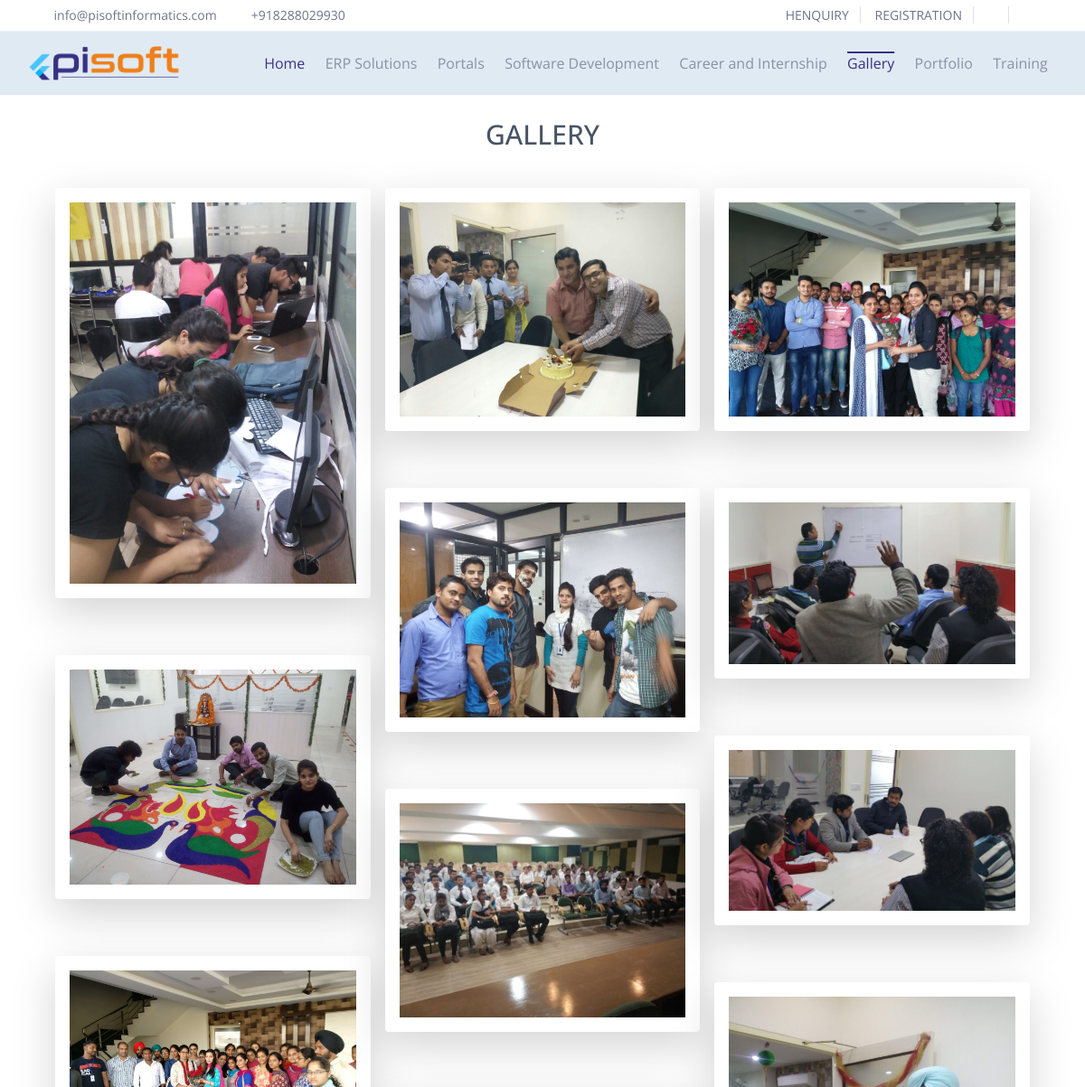
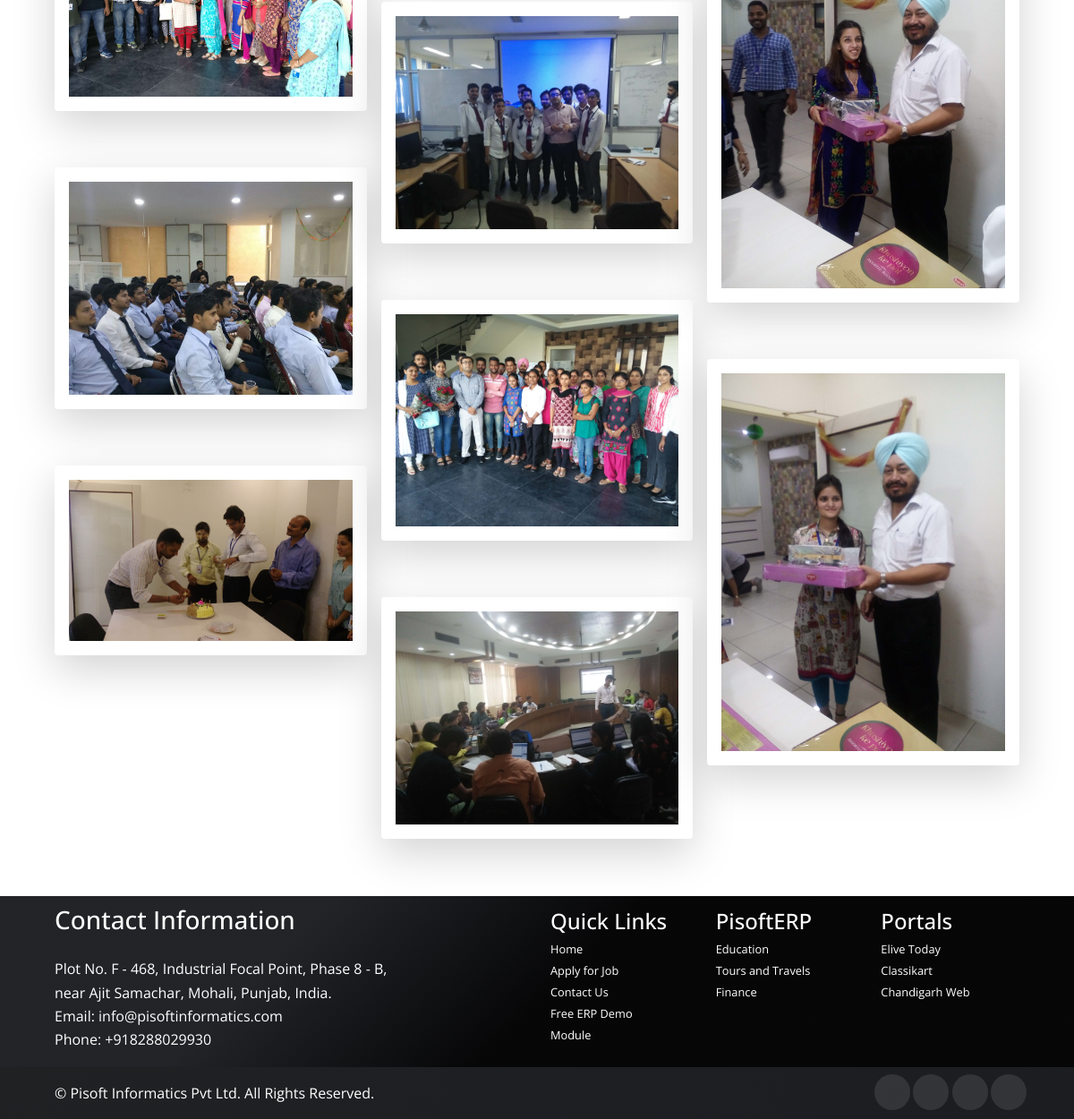
The page /gallery on the database its author committed (2 pictures, top to bottom).
### WebsiteProfileInfo/models.py (models this page shows, shortened)
class WebsiteProfileData(models.Model):
    phone = models.CharField( max_length=13, help_text = "Enter Phone Number with Country Code.")
    email = models.CharField( max_length=150, help_text = "Email of the Company")
    company_address = models.CharField( max_length=150, help_text = "Enter Address that you want to show in footer. ")
    class Meta:
       verbose_name_plural = 'Website Profle Info'

class SocialProfileLink(models.Model):
    youtube_link = models.CharField(max_length=150, blank = True,  default="https://www.pisoftinformatics.com", help_text = "Enter Youtube link that starts with https. ex: https://www.youtube.com/xyz ")
    linkedin_link = models.CharField(max_length=150, blank = True,default="https://www.pisoftinformatics.com" , help_text = "Enter Linkedin link that starts with https. ex: https://www.linkedin.com/xyz ")
    twitter_link = models.CharField(max_length=150, blank = True, default="https://www.pisoftinformatics.com" , help_text = "Enter Twitter link that starts with https. ex: https://www.twitter.com/xyz ")
    facebook_link = models.CharField(max_length=150, blank = True,default="https://www.pisoftinformatics.com" , help_text = "Enter Facebook link that starts with https. ex: https://www.facebook.com/xyz ")
    class Meta:
       verbose_name_plural = 'Social Media Profile Links'

### bossapp/models.py (models this page shows)
class Gallery(models.Model):
    title = models.CharField(max_length=100)
    image = models.ImageField(upload_to='images/')
    class Meta:
        verbose_name = 'Gallery Image'

### bossapp/views.py (the view)
# urls.py: path('gallery', views.gallery, name='gallery'), # Gallery Page
def gallery(request):
    images = Gallery.objects.all()
    return render(request,'gallery.html', {'images':images})

### WebsiteProfileInfo/context_processor.py (called while the page is built)
def footer_data(request):
    try:
        company_info = WebsiteProfileData.objects.first()  # Fetch the company information from your database
        company_social_profile = SocialProfileLink.objects.first()  # Fetch the company information from your database
    except WebsiteProfileData.DoesNotExist and SocialProfileLink.DoesNotExist:
        company_info,company_social_profile = None, None
    return {
        'company_info': company_info,
        'company_social_profile'  : company_social_profile
    }

### templates/gallery.html (shortened to what this page needs)
{% extends "base.html" %}
{% block content %}
<div class="container ">
  <h1 class='text-center  m-auto py-4 title-custom'>GALLERY  </h1>
  <div class="image-gallery m-3 d-block">
      {% for image in images %}
      <div class="image-item ">
          <img class="image shadow-lg p-3 mb-5 bg-white rounded" src="{{ image.image.url }}" alt="{{ image.title }}">
      </div>
      {% endfor %}
  </div>
</div>
{% endblock content %}

### templates/base.html (shortened to what this page needs)
{% load static %}
<!DOCTYPE html>
<html lang="en">
<head>
    <link rel="stylesheet" href="{% static 'css/bootstrap.css' %}">
    <link rel="stylesheet" href="{% static 'css/maicons.css' %}">
    <link rel="stylesheet" href="{% static 'vendor/animate/animate.css' %}">
    <link rel="stylesheet" href="{% static 'vendor/owl-carousel/css/owl.carousel.css' %}">
    <link rel="stylesheet" href="{% static 'vendor/fancybox/css/jquery.fancybox.css' %}">
    <link rel="stylesheet" href="{% static 'css/theme.css' %}">
    <link rel="stylesheet" href="{% static 'css/my_custom.css' %}">
    <link rel="stylesheet" href="{% static 'css/font-awesome.css' %}">
    <link rel="stylesheet" href="{% static 'css/font-awesome.min.css' %}">
    <link rel="stylesheet" href="{% static 'css/font-mfizz.css' %}">
    <link rel="stylesheet" href="{% static 'css/tabs.css' %}">
    <link rel="stylesheet" href="https://cdnjs.cloudflare.com/ajax/libs/font-awesome/6.5.1/css/all.min.css"
 />
</head>
<body>
    <header>
        <div class="top-bar">
            <div class="container">
                <div class="row align-items-center">
                    <div class="col-md-8 top-bar-menu">
                        <div class="d-inline-block top-bar-items">
                            <span class="mai-mail fg-primary"></span> <a href="mailto:{{company_info.email}}">{{company_info.email}}</a>
                        </div>
                        <div class="d-inline-block top-bar-items">
                            <span class="mai-call fg-primary"></span> <a href="tel:{{company_info.phone}}"> {{company_info.phone}}</a>
                        </div>
                    </div>
                    <div class="col-md-4 text-right d-none d-md-block">
                        <div class="social-mini-button">
                            <a href="{% url "henquiry" %}">HENQUIRY</a>
                            <a href="{% url "registration" %}"></span>REGISTRATION</a>
                            <a href="{{company_social_profile.youtube_link}}"><span class="mai-logo-youtube"></span></a>
                            <a href="{{company_social_profile.linkedin_link}}"><span class="mai-logo-linkedin"></span></a>
                        </div>
                    </div>
                </div>
            </div>
        </div>
        <nav class="navbar navbar-expand-lg bg-custom-lb navbar-light py-0 px-3">
            <div class="container p-0">
                <a class="navbar-brand p-0" href="/">
                    <img src="/static/img/logo.png" class="img-fluid"  alt="" style="height: 60px; width: 170px ;">
                </a>
                <div class="navbar-collapse collapse" id="navbarContent">
                    <ul class="navbar-nav ml-auto pt-3 pt-lg-0">
                        <li class="nav-item active">
                            <a href="/" class="nav-link">Home</a>
                        </li>
                        <li class="nav-item dropdown">
                            <a class="nav-link" href="#" id="navbarDropdown1" role="button" data-toggle="dropdown" aria-haspopup="true"
                                aria-expanded="false">
                                ERP Solutions
                            </a>
                        </li>
                        <li class="nav-item dropdown">
                            <a class="nav-link" href="#" id="navbarDropdown2" role="button" data-toggle="dropdown" aria-haspopup="true"
                                aria-expanded="false">
                                Portals
                            </a>
                        </li>
                        <li class="nav-item dropdown">
                            <a class="nav-link" href="#" id="navbarDropdown3" role="button" data-toggle="dropdown" aria-haspopup="true"
                                aria-expanded="false">
                                Software Development
                            </a>
                        </li>
                        <li class="nav-item dropdown">
                            <a class="nav-link" href="#" id="navbarDropdown5" role="button" data-toggle="dropdown" aria-haspopup="true"
                                aria-expanded="false">
                                Career and Internship
                            </a>
                        </li>
                        <li class="nav-item">
                            <a href="{% url "bossapp:gallery" %}" class="nav-link">Gallery</a>
                        </li>
                        <li class="nav-item">
                            <a href="{% url "bossapp:portfolio" %}" class="nav-link">Portfolio</a>
                        </li>
                        <li class="nav-item ">
                            <a href="https://training.pisoftinformatics.com/" class="nav-link ">Training</a>
                        </li>
                    </ul>
                </div>
            </div>
        </nav>
    </header>
    {% block content %}
    {% endblock content %}
   <footer class="page-footer footer-bg-color p-0">
    <div class=" container p-0">
      <div class="row mx-3 flex-wrap justify-content-center p-0">
        <div class="col-lg-6 py-2" >
          <h5 class=" h3 text-white">Contact Information</h5>
          <p class=" font-poppins text-white text-wrap w-75 p-0 m-0">{{company_info.company_address}}</p>
          <p class=" font-poppins text-white p-0 m-0">Email: {{company_info.email}}</p>
          <p class=" font-poppins text-white p-0 m-0">Phone: {{company_info.phone}}</p>
         </div>
         <div class="col-lg-2 py-2 ">
           <h5 class="my-1 fc font-poppins text-dark h4">Quick Links</h5>
           <ul class="footer-menu font-poppins">
             <li><a class="my-1 fc" href="{% url "bossapp:index" %}">Home</a></li>
             <li><a class="my-1 fc" href="{% url "apply_job" %}">Apply for Job</a></li>
             <li><a class="my-1 fc" href="{% url "contact" %}">Contact Us</a></li>
             <li><a class="my-1 fc" href="{% url "free_demo" %}">Free ERP Demo</a></li>
             <li><a class="my-1 fc" href="{% url "module" %}"> Module</a></li>
           </ul>
         </div>
         <div class="col-lg-2 py-2">
           <h5 class="my-1 fc font-poppins text-dark h4">PisoftERP</h5>
           <ul class="footer-menu font-poppins">
             <li><a class="my-1 fc" href="{% url "erp_solutions:education" %}">Education</a></li>
             <li><a class="my-1 fc" href="{% url "erp_solutions:tours_and_travels" %}">Tours and Travels</a></li>
             <li><a class="my-1 fc" href="{% url "erp_solutions:finance" %}">Finance</a></li>
           </ul>
         </div>
         <div class="col-lg-2 py-2">
           <h5 class="my-1 fc font-poppins text-dark h4">Portals</h5>
           <ul class="footer-menu font-poppins">
             <li><a class="my-1 fc" href="{% url "elive_today" %}">Elive Today</a></li>
             <li><a class="my-1 fc" href="{% url "class_ikart" %}">Classikart</a></li>
             <li><a class="my-1 fc" href="{% url "chandigarh_web" %}">Chandigarh Web</a></li>
           </ul>
         </div>
       </div>
     </div>
     <div class="container-fluid p-0 m-0 footer-copyright" >
       <div class="container">
       <div class="row m-0 container m-auto  p-0">
         <div class="col-md-5 p-3 font-poppins">
           <p class="m-0 footer-text-center text-white">© Pisoft Informatics Pvt Ltd. All Rights Reserved.</p>
         </div>
         <div class="col-md-7 p-2">
             <div class="sosmed-button ">
               <a href="{{company_social_profile.facebook_link}}"><span class="mai-logo-facebook-f"></span></a>
               <a href="{{company_social_profile.twitter_link}}"><span class="mai-logo-twitter"></span></a>
               <a href="{{company_social_profile.youtube_link}}"><span class="mai-logo-youtube"></span></a>
               <a href="{{company_social_profile.linkedin_link}}"><span class="mai-logo-linkedin"></span></a>
             </div>
           </div>
         </div>
       </div>
     </div>
   </footer>
</body>
</html>

### static/css/theme.css (style rules this page uses)
body { font-family: 'Open Sans', sans-serif !important; font-weight: 400; line-height: 1.65; color: #2d2f38; }
body, html { margin: 0; padding: 0; width: 100%; height: 100%; overflow-x:hidden; }
a { color: #4B74FE; text-decoration: none; background-color: transparent; }
h1, .h1, h2, .h2, h3, .h3, h4, .h4, h5, .h5, h6, .h6 { line-height: 1.3; }
.bg-white { background-color: #fff !important; }
.fg-primary { color: #393185 !important; }
.navbar { min-height: 70px; }
.navbar-brand { font-weight: 600; padding-top: 10px; padding-bottom: 10px; }
.navbar-nav { margin-top: 10px; border-top: 1px solid #e4e7ee; -ms-flex-negative: 0; flex-shrink: 0; }
.navbar-nav .nav-link { -webkit-transition: all .2s ease; transition: all .2s ease; }
.navbar-light .navbar-nav .nav-link { color: rgba(109, 114, 139, 0.75); }
.navbar-light .navbar-nav .show > .nav-link, .navbar-light .navbar-nav .active > .nav-link, .navbar-light .navbar-nav .nav-link.show, .navbar-light .navbar-nav .nav-link.active { color: #335f97; }
@media (min-width: 992px) { .navbar-expand-lg .navbar-nav { margin-top: 0; border-top: none; } }
@media (min-width: 992px) { .navbar-expand-lg .navbar-nav .nav-link { padding-right: 1rem; padding-left: 1rem; } }
@media (min-width: 992px) { .navbar-expand-lg .navbar-nav { -webkit-box-align: center; -ms-flex-align: center; align-items: center; } }
.top-bar { display: block; height: 35px; border-bottom: 1px solid #f0f1f6; font-size: 14px; }
.top-bar .container, .top-bar .row { height: 100%; }
.top-bar a { color: #6D728B; }
.social-mini-button a { padding-left: 12px; padding-right: 12px; }
.social-mini-button a:not(:last-child) { border-right: 1px solid #dfe1eb; }
.page-footer { position: relative; display: block; padding-top: 80px; padding-bottom: 20px; background-color: #33374B; color: #fff; }
.page-footer h5 { margin-bottom: 24px; }
.page-footer p { color: rgba(255, 255, 255, 0.7); }
.footer-menu { position: relative; padding-left: 0; list-style: none; }
.footer-menu li { margin-bottom: 8px; }
.footer-menu a { color: #AFB7C1; }
.sosmed-button a { display: inline-block; width: 40px; height: 40px; line-height: 40px; text-align: center; border-radius: 50%; background-color: rgba(255, 255, 255, 0.1); color: rgba(255, 255, 255, 0.6); outline: none !important; }

### static/css/my_custom.css (style rules this page uses)
.navbar-light .navbar-nav .show > .nav-link, .navbar-light .navbar-nav .active > .nav-link, .navbar-light .navbar-nav .nav-link.show, .navbar-light .navbar-nav .nav-link.active { color: #393185 !important; }
.top-bar-items > .mai-call { padding-left: 20px; }
p { font-size: 16px !important; color: #000000 !important; }
.bg-custom-lb { background-color: #e0eaf3 !important; }
.nav-item { padding: 0 !important; }
.nav-link { padding: .7rem !important; }
.page-footer { font-size: 0.8rem; }
.footer-menu > li { margin: 0px !important; line-height: 1.5rem; }
.footer-bg-color { background-image: linear-gradient(315deg, #000000ec 50%, #1b1c1fdc 74%) }
.footer-copyright { background-image: linear-gradient(300deg, #1c1d21, #202123); }
.fc { color: white !important; }
.sosmed-button { text-align: right ; }
.page-footer { background-color: #272a39cc !important; }
.title-custom { font-size: 30px; color: #485464 ; }
.nav-link.active { text-decoration: 2px overline ; }

### templates/base.html (style rules this page uses)
body { display: flex; flex-direction: column; min-height: 100vh; }
footer { background-color: #f8f9fa; padding: 20px; margin-top: auto; }

### templates/gallery.html (style rules this page uses)
.image-gallery { column-count: 3; }
.image-item { margin-bottom: 15px; break-inside: avoid; }
.image { width: 100%; }

### rows shown on the page
WebsiteProfileData: email "info@pisoftinformatics.com", phone "+918288029930", company_address "Plot No. F - 468, Industrial Focal Point, Phase 8 - B, near Ajit Samachar, Mohali, Punjab, India."
Gallery: image (picture)
Gallery: image (picture)
Gallery: image (picture)
Gallery: image (picture)
Gallery: image (picture)
Gallery: image (picture)
Gallery: image (picture)
Gallery: image (picture)
Gallery: image (picture)
Gallery: image (picture)
Gallery: image (picture)
Gallery: image (picture)
Gallery: image (picture)
Gallery: image (picture)
Gallery: image (picture)
Gallery: image (picture)
